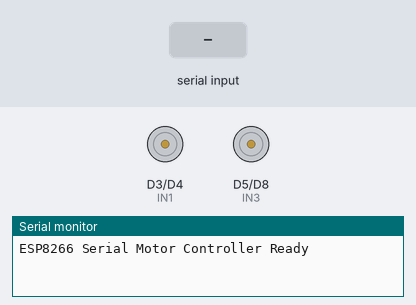
Bench run of a sketch on a simulated ESP8266 (NodeMCU). On the bench: motor-driver pin pairs drawn as motors (green arrow = first pin HIGH = forward, orange = second pin HIGH = backward, longer = more drive, scaled by the enable pin), the last lines printed to the serial monitor. Inputs (shaded band) come from the test bench.

Above: at 1.2 s.
1.3 s: "FORWARD\n" received over Serial
At 2.1 s:
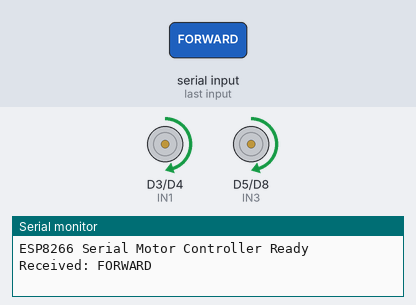
2.8 s: "BACKWARD\n" received over Serial
At 3.2 s:
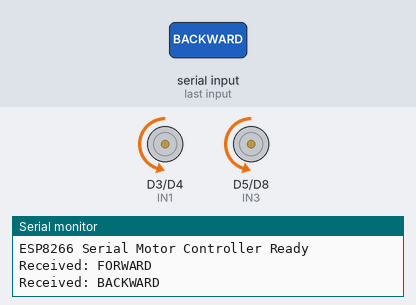
4.3 s: "LEFT\n" received over Serial
At 5.5 s:
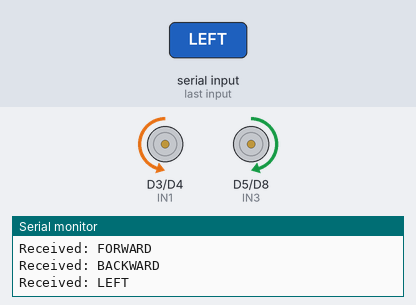
5.8 s: "RIGHT\n" received over Serial
At 6.7 s:
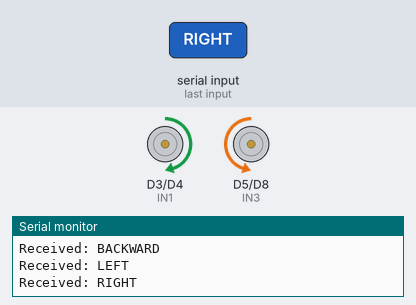
Timing chart, 0 to 8.3 s (numbered marks = the images above; inputs shaded):
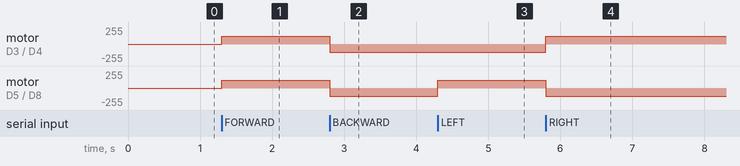

Measured:
- after the input at 1.3 s, motor on D3 (IN1) / D4 (IN2), motor on D5 (IN3) / D8 (IN4): stopped → forward 120/255 at once
- after the input at 2.8 s, motor on D3 (IN1) / D4 (IN2), motor on D5 (IN3) / D8 (IN4): forward 120/255 → backward 120/255 at once
- after the input at 4.3 s, motor on D5 (IN3) / D8 (IN4): backward 120/255 → forward 120/255 at once
- after the input at 5.8 s, motor on D3 (IN1) / D4 (IN2): backward 120/255 → forward 120/255 at once; motor on D5 (IN3) / D8 (IN4): forward 120/255 → backward 120/255 at once

The sketch:

esp8266_serial_listener.ino
```cpp
/*
 * ESP8266 SERIAL LISTENER - USB Control
 * - Receives commands via USB Serial
 * - Controls L298N Motor Driver
 */

// Motor Speed (0 - 255) - PWM values
int CURRENT_FORWARD_SPEED = 120;
int CURRENT_TURN_SPEED = 120;

// ================= PIN DEFINITIONS =================
// L298N Motor Driver Pins
// Motor A (Left)
int ENA = D1; // PWM Speed Control
int IN1 = D3; // Direction 1
int IN2 = D4; // Direction 2

// Motor B (Right)
int ENB = D2; // PWM Speed Control
int IN3 = D5; // Direction 1
int IN4 = D8; // Direction 2

void setup() {
  Serial.begin(115200);
  Serial.println("ESP8266 Serial Motor Controller Ready");

  // Initialize Motor Pins
  pinMode(ENA, OUTPUT); pinMode(ENB, OUTPUT);
  pinMode(IN1, OUTPUT); pinMode(IN2, OUTPUT);
  pinMode(IN3, OUTPUT); pinMode(IN4, OUTPUT);

  Stop();
}

void loop() {
  if (Serial.available()) {
    String command = Serial.readStringUntil('\n');
    command.trim();

    Serial.print("Received: ");
    Serial.println(command);

    if (command == "FORWARD") {
      Forward();
    }
    else if (command == "BACKWARD") {
      Backward();
    }
    else if (command == "LEFT") {
      TurnLeft();
    }
    else if (command == "RIGHT") {
      TurnRight();
    }
    else if (command == "STOP") {
      Stop();
    }
  }
}

void Forward() {
  digitalWrite(IN1, HIGH); digitalWrite(IN2, LOW);
  digitalWrite(IN3, HIGH); digitalWrite(IN4, LOW);
  analogWrite(ENA, CURRENT_FORWARD_SPEED);
  analogWrite(ENB, CURRENT_FORWARD_SPEED);
}

void Backward() {
  digitalWrite(IN1, LOW); digitalWrite(IN2, HIGH);
  digitalWrite(IN3, LOW); digitalWrite(IN4, HIGH);
  analogWrite(ENA, CURRENT_FORWARD_SPEED);
  analogWrite(ENB, CURRENT_FORWARD_SPEED);
}

void TurnLeft() {
  digitalWrite(IN1, LOW); digitalWrite(IN2, HIGH);
  digitalWrite(IN3, HIGH); digitalWrite(IN4, LOW);
  analogWrite(ENA, CURRENT_TURN_SPEED);
  analogWrite(ENB, CURRENT_TURN_SPEED);
}

void TurnRight() {
  digitalWrite(IN1, HIGH); digitalWrite(IN2, LOW);
  digitalWrite(IN3, LOW); digitalWrite(IN4, HIGH);
  analogWrite(ENA, CURRENT_TURN_SPEED);
  analogWrite(ENB, CURRENT_TURN_SPEED);
}

void Stop() {
  digitalWrite(IN1, LOW); digitalWrite(IN2, LOW);
  digitalWrite(IN3, LOW); digitalWrite(IN4, LOW);
  analogWrite(ENA, 0); analogWrite(ENB, 0);
}
```
